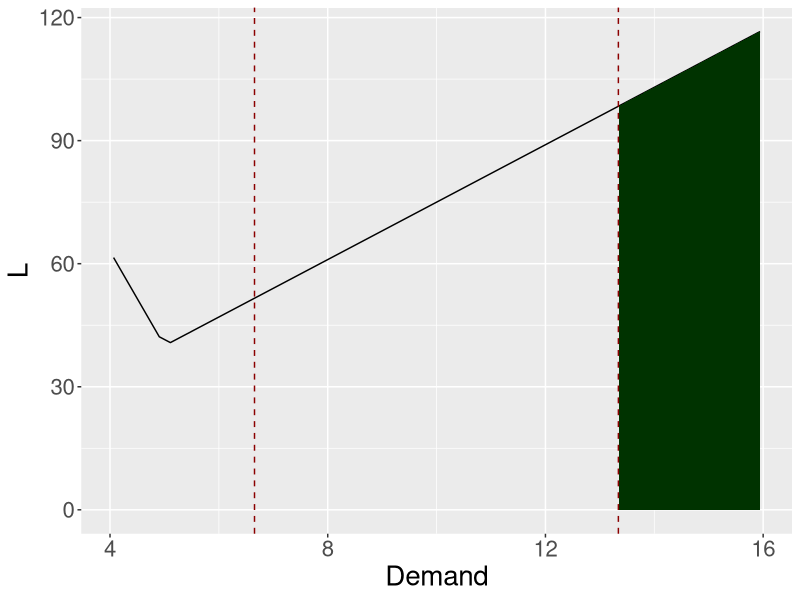
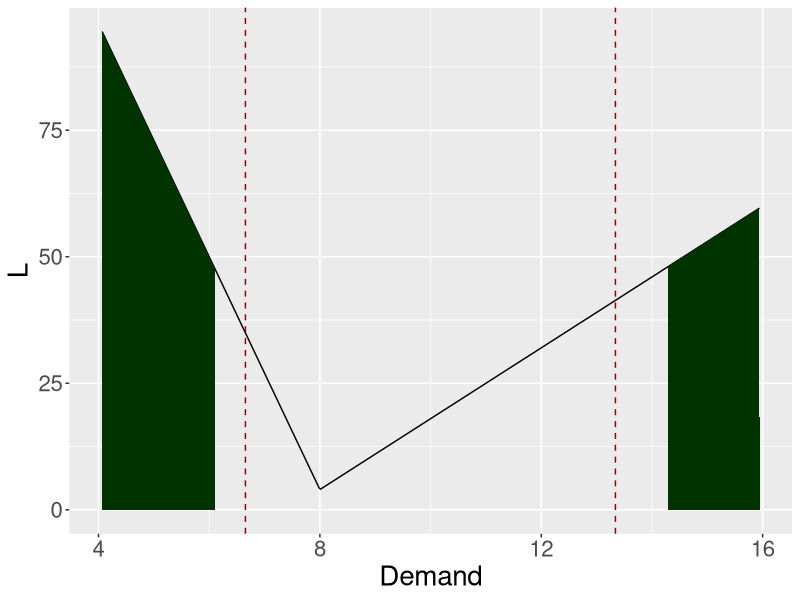
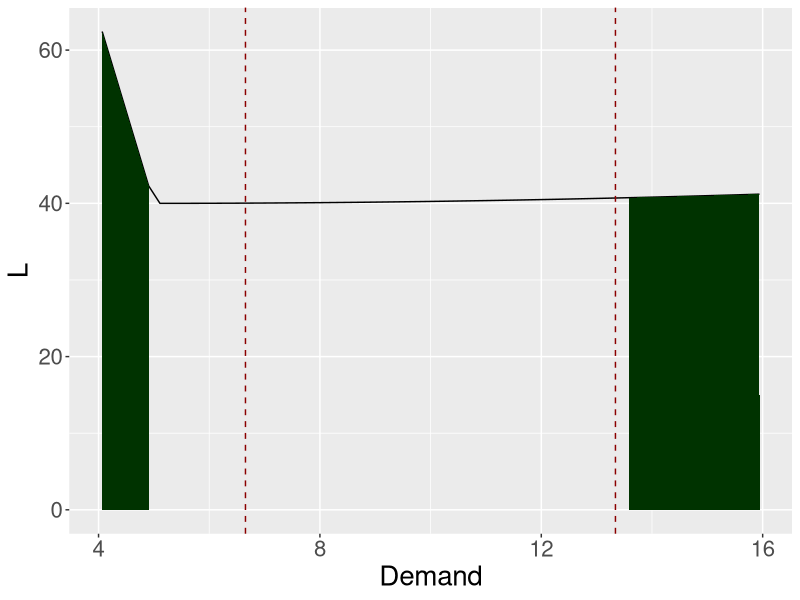
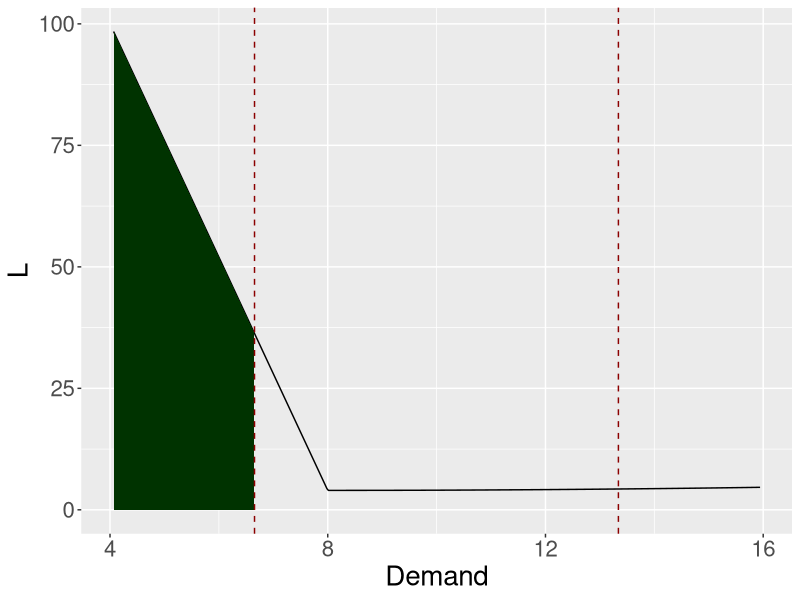
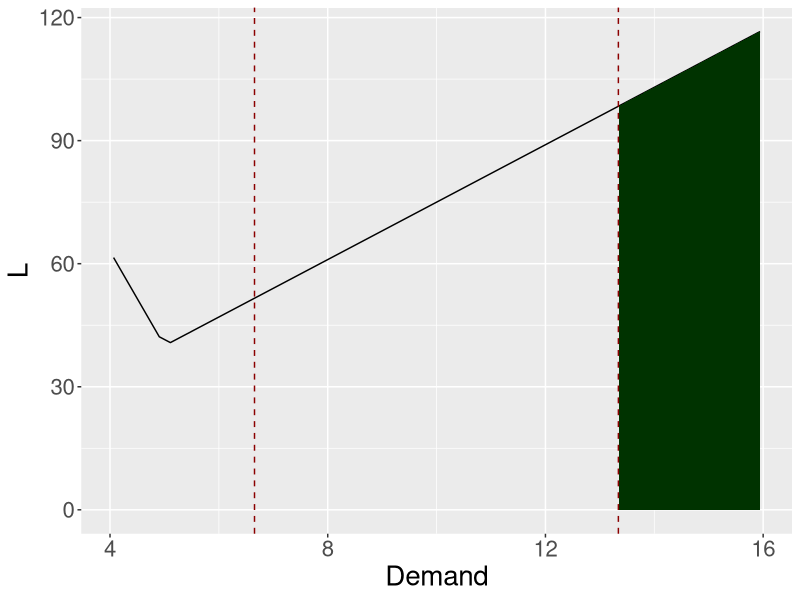
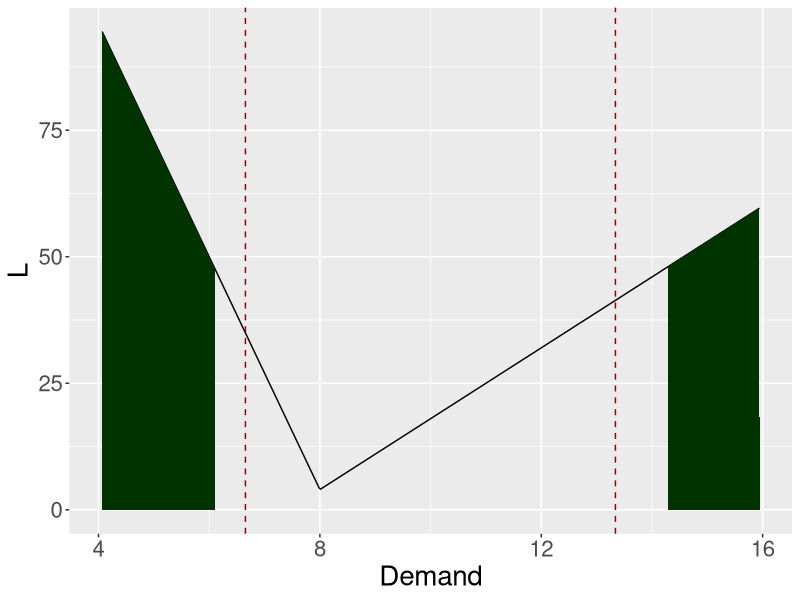
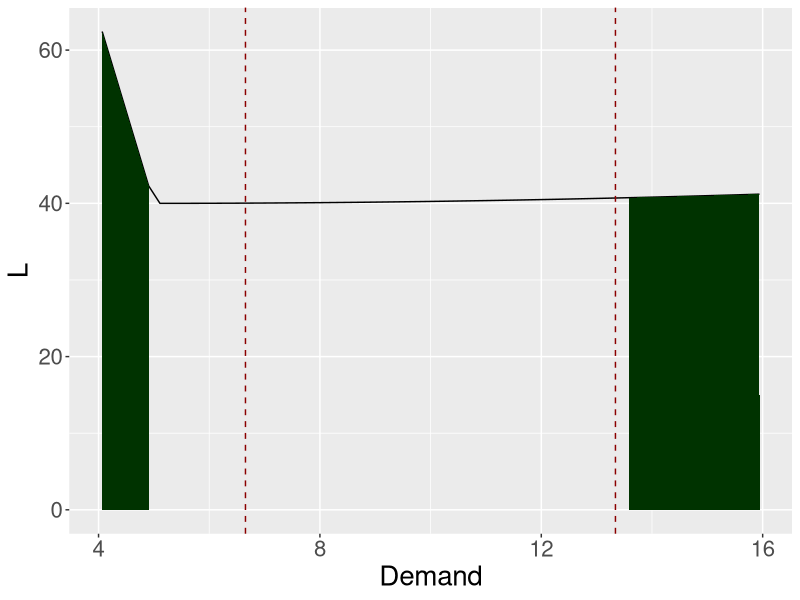
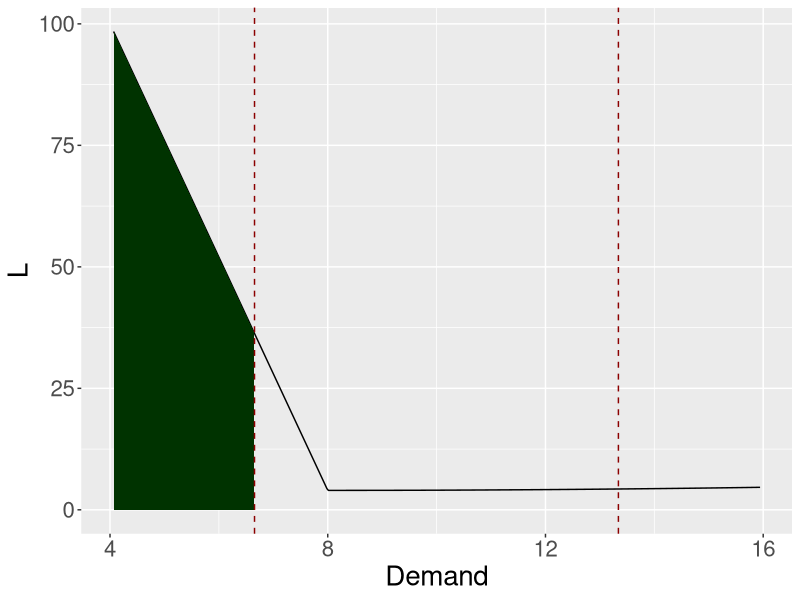

R code for these plots, in order:
library('ggplot2')

r<-20
c<-8
v<-3
g<-7
U<-r-c+g
W<-r-c
E<-c+v
quan_exp<-U/(E+U)

profit_function_linear<-function(order,demand){
  profit<-(order>=demand)*((r+v)*demand-(c+v)*order)+(order<demand)*((r-c+g)*order-g*demand)
  return(profit-100)
}



beta<-0.95

demand<-rnorm(1000,10,2)

df1<-data.frame(demand=demand, order1=-profit_function_linear(5,demand),
                order2=-profit_function_linear(8,demand))

df1_order1<- df1[order(df1$order1,decreasing = T)[1:(1000*0.05)],]
df1_order2<- df1[order(df1$order2,decreasing = T)[1:(1000*0.05)],]
df1_order21<-df1_order2[df1_order2$demand<10,]
df1_order22<-df1_order2[df1_order2$demand>10,]

ggplot(df1,aes(demand,order1))+
  geom_line()+
  geom_area(data=subset(df1,is.element(demand, df1_order1$demand)),fill="#003300", alpha=1.)+
  geom_vline(xintercept=quantile(demand,beta), colour="darkred",linetype="dashed")+
  geom_vline(xintercept=quantile(demand,(1-beta)), colour="darkred",linetype="dashed")+
  labs(x = "Demand", y = "L")+
  theme(text = element_text(size = 20))
ggsave("linear_order1.pdf", width = 8, height = 5)

ggplot(df1,aes(demand,order2))+
  geom_line()+
  geom_area(data=subset(df1,is.element(demand, df1_order21$demand)),fill="#003300", alpha=1.)+
  geom_area(data=subset(df1,is.element(demand, df1_order22$demand)),fill="#003300", alpha=1.)+
  geom_vline(xintercept=quantile(demand,beta), colour="darkred",linetype="dashed")+
  geom_vline(xintercept=quantile(demand,(1-beta)), colour="darkred",linetype="dashed")+
  labs(x = "Demand", y = "L")+
  theme(text = element_text(size = 20))
ggsave("linear_order2.pdf", width = 8, height = 5)


profit_function_nonlinear<-function(order,demand){
  over<-20*demand-8*order-4*(order-demand)
  under<-12*order-0.01*(demand-order)^2
  profit<-(order>=demand)*over+(order<demand)*under
  return(profit-100)
}

df2<-data.frame(demand=demand, order1=-profit_function_nonlinear(5,demand),
                order2=-profit_function_nonlinear(8,demand))

df2_order1<- df2[order(df2$order1,decreasing = T)[1:(1000*0.05)],]
df2_order11<-df2_order1[df2_order1$demand<10,]
df2_order12<-df2_order1[df2_order1$demand>10,]
df2_order2<- df2[order(df2$order2,decreasing = T)[1:(1000*0.05)],]
df2_order21<-df2_order2[df2_order2$demand<10,]
df2_order22<-df2_order2[df2_order2$demand>10,]

ggplot(df2,aes(demand,order1))+
  geom_line()+
  geom_area(data=subset(df2,is.element(demand, df2_order11$demand)),fill="#003300", alpha=1.)+
  geom_area(data=subset(df2,is.element(demand, df2_order12$demand)),fill="#003300", alpha=1.)+
  geom_vline(xintercept=quantile(demand,beta), colour="darkred",linetype="dashed")+
  geom_vline(xintercept=quantile(demand,(1-beta)), colour="darkred",linetype="dashed")+
  labs(x = "Demand", y = "L")+
  theme(text = element_text(size = 20))
ggsave("nonlinear_order1.pdf", width = 8, height = 5)

ggplot(df2,aes(demand,order2))+
  geom_line()+
  geom_area(data=subset(df2,is.element(demand, df2_order21$demand)),fill="#003300", alpha=1.)+
  geom_area(data=subset(df2,is.element(demand, df2_order22$demand)),fill="#003300", alpha=1.)+
  geom_vline(xintercept=quantile(demand,beta), colour="darkred",linetype="dashed")+
  geom_vline(xintercept=quantile(demand,(1-beta)), colour="darkred",linetype="dashed")+
  labs(x = "Demand", y = "L")+
  theme(text = element_text(size = 20))
ggsave("nonlinear_order2.pdf", width = 8, height = 5)
